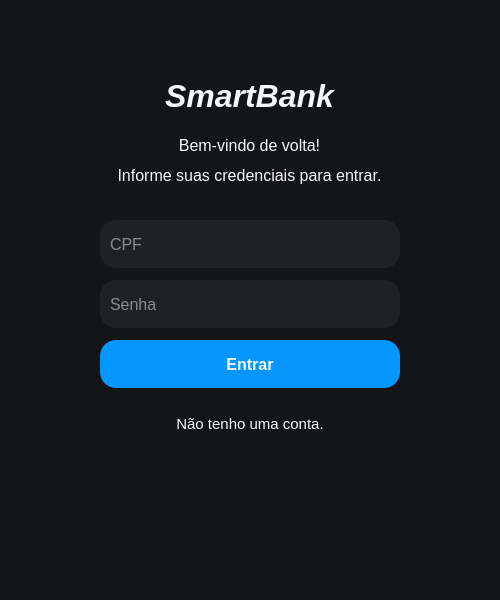
<?xml version="1.0" encoding="UTF-8"?>
<ui version="4.0">
 <class>login_window</class>
 <widget class="QMainWindow" name="login_window">
  <property name="geometry">
   <rect>
    <x>0</x>
    <y>0</y>
    <width>500</width>
    <height>600</height>
   </rect>
  </property>
  <property name="minimumSize">
   <size>
    <width>500</width>
    <height>600</height>
   </size>
  </property>
  <property name="maximumSize">
   <size>
    <width>500</width>
    <height>600</height>
   </size>
  </property>
  <property name="windowTitle">
   <string>Entrar na conta</string>
  </property>
  <property name="styleSheet">
   <string notr="true">background-color: rgb(20, 21, 23);
color: rgb(247, 248, 250);</string>
  </property>
  <widget class="QWidget" name="centralwidget">
   <widget class="QLabel" name="label">
    <property name="geometry">
     <rect>
      <x>149</x>
      <y>80</y>
      <width>201</width>
      <height>31</height>
     </rect>
    </property>
    <property name="font">
     <font>
      <pointsize>24</pointsize>
      <weight>75</weight>
      <italic>true</italic>
      <bold>true</bold>
     </font>
    </property>
    <property name="text">
     <string>SmartBank</string>
    </property>
    <property name="alignment">
     <set>Qt::AlignCenter</set>
    </property>
   </widget>
   <widget class="QLineEdit" name="cpf_input">
    <property name="geometry">
     <rect>
      <x>100</x>
      <y>220</y>
      <width>300</width>
      <height>48</height>
     </rect>
    </property>
    <property name="minimumSize">
     <size>
      <width>0</width>
      <height>48</height>
     </size>
    </property>
    <property name="maximumSize">
     <size>
      <width>16777215</width>
      <height>48</height>
     </size>
    </property>
    <property name="font">
     <font>
      <pointsize>12</pointsize>
     </font>
    </property>
    <property name="styleSheet">
     <string notr="true">background-color: rgb(31, 33, 36);
border-radius: 16px;
padding: 0 8px;
</string>
    </property>
    <property name="placeholderText">
     <string>CPF</string>
    </property>
   </widget>
   <widget class="QLineEdit" name="password_input">
    <property name="geometry">
     <rect>
      <x>100</x>
      <y>280</y>
      <width>300</width>
      <height>48</height>
     </rect>
    </property>
    <property name="minimumSize">
     <size>
      <width>0</width>
      <height>48</height>
     </size>
    </property>
    <property name="maximumSize">
     <size>
      <width>16777215</width>
      <height>48</height>
     </size>
    </property>
    <property name="font">
     <font>
      <pointsize>12</pointsize>
     </font>
    </property>
    <property name="styleSheet">
     <string notr="true">background-color: rgb(31, 33, 36);
border-radius: 16px;
padding: 0 8px;
</string>
    </property>
    <property name="placeholderText">
     <string>Senha</string>
    </property>
   </widget>
   <widget class="QPushButton" name="login_submit_btn">
    <property name="geometry">
     <rect>
      <x>100</x>
      <y>340</y>
      <width>300</width>
      <height>48</height>
     </rect>
    </property>
    <property name="minimumSize">
     <size>
      <width>0</width>
      <height>48</height>
     </size>
    </property>
    <property name="maximumSize">
     <size>
      <width>16777215</width>
      <height>48</height>
     </size>
    </property>
    <property name="font">
     <font>
      <pointsize>12</pointsize>
      <weight>75</weight>
      <bold>true</bold>
     </font>
    </property>
    <property name="cursor">
     <cursorShape>PointingHandCursor</cursorShape>
    </property>
    <property name="styleSheet">
     <string notr="true">background-color: rgb(6, 150, 255);
border-radius: 16px;
padding: 0 8px;
</string>
    </property>
    <property name="text">
     <string>Entrar</string>
    </property>
   </widget>
   <widget class="QPushButton" name="register_link_btn">
    <property name="geometry">
     <rect>
      <x>100</x>
      <y>400</y>
      <width>300</width>
      <height>48</height>
     </rect>
    </property>
    <property name="minimumSize">
     <size>
      <width>0</width>
      <height>48</height>
     </size>
    </property>
    <property name="maximumSize">
     <size>
      <width>16777215</width>
      <height>48</height>
     </size>
    </property>
    <property name="font">
     <font>
      <pointsize>11</pointsize>
      <weight>50</weight>
      <bold>false</bold>
     </font>
    </property>
    <property name="cursor">
     <cursorShape>PointingHandCursor</cursorShape>
    </property>
    <property name="styleSheet">
     <string notr="true">#register_link_btn {
	border: none;
}

#register_link_btn:hover {
	color: rgb(6, 150, 255);	
}</string>
    </property>
    <property name="text">
     <string>Não tenho uma conta.</string>
    </property>
   </widget>
   <widget class="QLabel" name="label_2">
    <property name="geometry">
     <rect>
      <x>99</x>
      <y>130</y>
      <width>301</width>
      <height>31</height>
     </rect>
    </property>
    <property name="font">
     <font>
      <pointsize>12</pointsize>
      <weight>50</weight>
      <italic>false</italic>
      <bold>false</bold>
     </font>
    </property>
    <property name="text">
     <string>&lt;html&gt;&lt;head/&gt;&lt;body&gt;&lt;p&gt;Bem-vindo de volta!&lt;/p&gt;&lt;/body&gt;&lt;/html&gt;</string>
    </property>
    <property name="alignment">
     <set>Qt::AlignCenter</set>
    </property>
   </widget>
   <widget class="QLabel" name="label_3">
    <property name="geometry">
     <rect>
      <x>99</x>
      <y>160</y>
      <width>301</width>
      <height>31</height>
     </rect>
    </property>
    <property name="font">
     <font>
      <pointsize>12</pointsize>
      <weight>50</weight>
      <italic>false</italic>
      <bold>false</bold>
     </font>
    </property>
    <property name="text">
     <string>&lt;html&gt;&lt;head/&gt;&lt;body&gt;&lt;p&gt;Informe suas credenciais para entrar.&lt;/p&gt;&lt;/body&gt;&lt;/html&gt;</string>
    </property>
    <property name="alignment">
     <set>Qt::AlignCenter</set>
    </property>
   </widget>
  </widget>
 </widget>
 <resources/>
 <connections/>
</ui>
